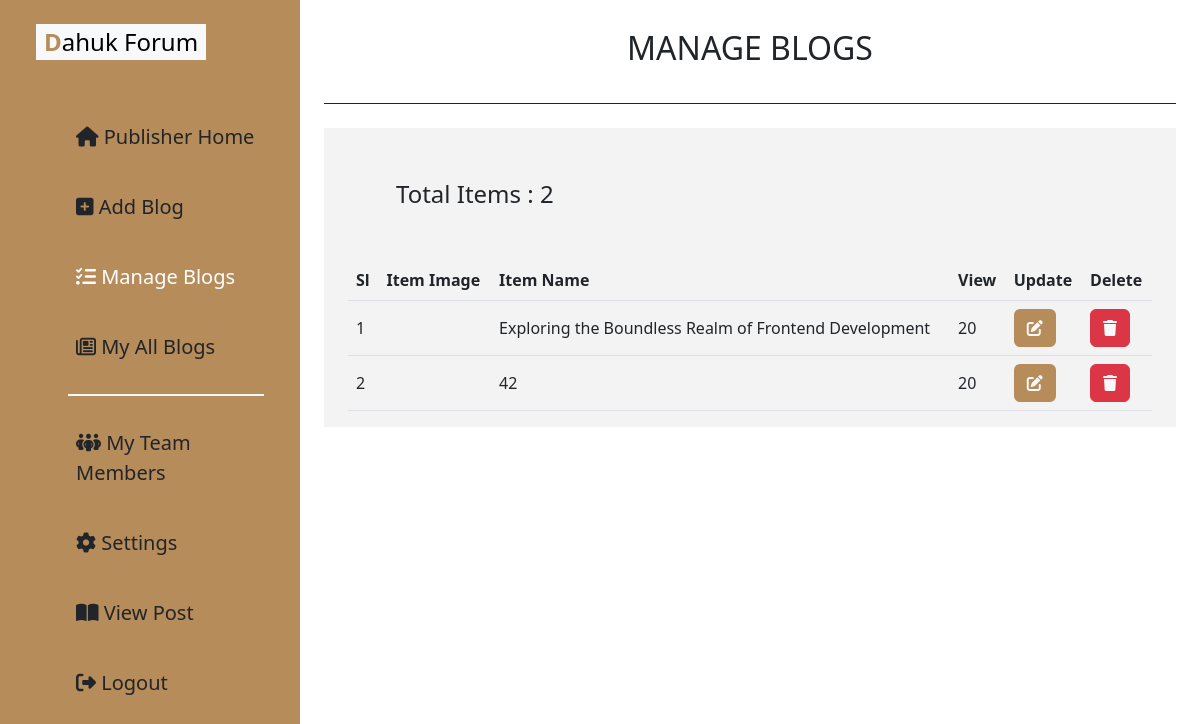
The app's page /manage_blog (signed in) with its own data.
### tables this page shows
CREATE TABLE `article` (
  `article_id` int(11) NOT NULL,
  `album_id` varchar(255) NOT NULL,
  `catagory_id` varchar(255) NOT NULL,
  `user_id` varchar(255) NOT NULL,
  `title` varchar(255) NOT NULL,
  `sub_title` varchar(255) NOT NULL,
  `description` text NOT NULL,
  `image_id` varchar(255) NOT NULL,
  `article_datetime` datetime NOT NULL DEFAULT current_timestamp()
);

### config/conn.php (called while the page is built, shortened)
<?php
class connect {
    protected function connection(){
        $this->hostname = 'localhost';
        $this->db_username = 'root';
        $this->db_password = '';
        $this->dbname = 'forum_website';
        $conn = new mysqli($this->hostname, $this->db_username, $this->db_password, $this->dbname);
        return $conn;
    }
}
?>

### models/models.php (called while the page is built, shortened)
<?php
require_once __DIR__ . '/../config/conn.php';
class sql_info extends connect{
    function show_where($table_name, $where_conditions, $order_by_condition=''){
        $show_where_sql = "SELECT * FROM $table_name WHERE $where_conditions $order_by_condition;";
        $result = $this->connection()->query($show_where_sql);
        return $result;
    }
    function join_2_show_all($first_select_conditions, $first_table_and_short_name, $second_table_and_short_name, $first_on_conditions, $third_table_and_short_name, $second_on_conditions, $order_by_table_name_and_conditions = '', $where_conditions = '1'){
        $sql = "SELECT $first_select_conditions FROM $first_table_and_short_name JOIN $second_table_and_short_name ON $first_on_conditions JOIN $third_table_and_short_name ON $second_on_conditions WHERE $where_conditions $order_by_table_name_and_conditions;";
        $result = $this->connection()->query($sql);
        return $result;
    }
}
?>

### views/pages/dashboard/views.manage_blog.php (the view, shortened to what this page needs)
<?php
require_once __DIR__ . '/../../../config/conn.php';
require_once __DIR__ . '/../../../models/models.php';
require_once __DIR__ . '/../inc/header.php';
?>
<main>
    <div class="my-home-section">
        <div class="container-fluid">
            <div class="row">
                <?php
                require __DIR__ . '/../inc/dashboard_sidebar.php';
                ?>
                <div class="col-md-9 col-sm-12 mb-4">
                    <div class="container">
                        <div class="content-section">
                            <div class="add_blog_section  ">
                                <div class="container blog_section_title fs-2 m-auto justify-content-center d-flex mt-4 pb-2 border-1 border-bottom border-dark">
                                    MANAGE BLOGS
                                </div>
                                <div class="manage-section container cus-bg-light-secondary-color mt-4">
                                    <div class="container blog_scroll">
                                        <div class="total_item_section m-4 p-4 fs-4">Total Items :
                                            <?php
                                            $user_id = $_SESSION['user_id'];
                                            $result_total = $controllers->show_where("article", "`user_id` = '$user_id'");
                                            if($result_total){
                                                if($result_total->num_rows > 0){
                                                    echo $result_total->num_rows;
                                                }else{
                                                    echo '0';
                                                }
                                            }
                                            ?>
                                        </div>
                                        <div class="table-responsive">
                                            <table class="table align-middle table-hover">
                                                <thead>
                                                    <tr>
                                                        <th>Sl</th>
                                                        <th>Item Image</th>
                                                        <th>Item Name</th>
                                                        <th>View</th>
                                                        <th>Update</th>
                                                        <th>Delete</th>
                                                    </tr>
                                                </thead>
                                                <tbody>
                                                  <?php
                                                  $user_id = $_SESSION['user_id'];
                                                  $result_article = $controllers->join_2_show_all("*", "`article` ar", "`images` img", "ar.image_id = img.image_id", "`users` u", "u.user_id = ar.user_id", "ORDER BY ar.article_id DESC", "u.user_id = '$user_id'");
                                                  if($result_article){
                                                    if($result_article->num_rows > 0){
                                                        $sl_no = 1;
                                                        while($row = $result_article->fetch_assoc()){
                                                            echo '
                                                                    <tr>
                                                                    <td>'. $sl_no .'</td>
                                                                    <td>
                                                                        <img src="/assets/uploads/img/'. $row['image_name'] .'" width="50px" class="img-fluid" alt="">
                                                                    </td>
                                                                    <td>'.$row['title'].'</td>
                                                                    <td>20</td>
                                                                    <td>
                                                                    <a href="/update_blog?blog_sl_no='.$row['article_id'].'">
                                                                        <button class="btn cus-bg-primary-color text-light hero_get_started_btn">
                                                                            <i class="fa-solid fa-pen-to-square"></i>
                                                                            </button>
                                                                    </a>
                                                                    </td>
                                                                    <td>
                                                                     <a href="/delete_blog?del_blog_sl_no='. $row['article_id'] .'" class="nav-link" >
                                                                        <button class="btn btn-danger text-light hero_get_started_btn" name="delete_alert" type="submit" >
                                                                            <i class="fa-solid fa-trash"></i>
                                                                        </button>
                                                                        </a>
                                                                    </td>
                                                                </tr>';
                                                                $sl_no++;
                                                        }
                                                    }else{
                                                        echo '
                                                        <script>
                                                        danger_alert("Sorry, you have not published any blogs yet !", "Please publish a blog. If you are facing the same problem after publishing the blogs then contact the developer !!");
                                                        </script>
                                                        ';
                                                    }
                                                  }
                                                  ?>
                                                </tbody>
                                            </table>
                                        </div>
                                    </div>
                                </div>
                            </div>
                        </div>
                    </div>
                </div>
            </div>
        </div>
    </div>
</main>
<?php
require_once __DIR__ . '/../inc/footer_scripts.php';
?>

### assets/css/style.css (style rules this page uses)
* { margin: 0; padding: 0; box-sizing: border-box; }
:root { --custom-primary-color: #B68C5A; --custom-secondary-color: #5E7C84; --custom-light-secondary-color: #F3F3F3; --custom-login-and-hovers-color: #6f6f6f; --custom-light-hover-color: #e2e2e2; --custom-copyright-color: #676767; --twitter-brand-color: #1DA1F2; --youtube-brand-color: #FF0000; --instragram-brand-color: #fc1d00; --cus-dash-violent-color: #BB33F5; --cus-dash-activities-color: #FFEDD5; --cus-dash-activities-info-color: #FEF9C2; }
.cus-bg-primary-color { background-color: var(--custom-primary-color) !important; }
.cus-bg-light-secondary-color { background-color: var(--custom-light-secondary-color) !important; }
.blog_scroll { max-height: 100vh; overflow: hidden; overflow-y: scroll; }
.add_blog_section { height: auto !important; }
.blog_section_title { min-height: 10vh !important; }

### records on screen
article: title "Exploring the Boundless Realm of Frontend Development"
article: title "42"

### other values on screen
$result_total->num_rows "2"
